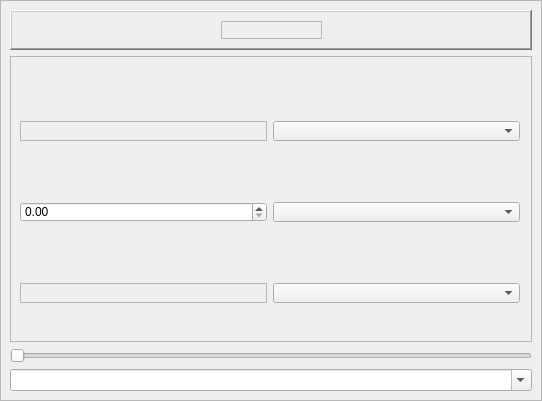
<ui version="4.0" >
 <author>Valeri Fine</author>
 <class>CustomWidgets</class>
 <widget class="QFrame" name="CustomWidgets" >
  <property name="geometry" >
   <rect>
    <x>0</x>
    <y>0</y>
    <width>542</width>
    <height>401</height>
   </rect>
  </property>
  <property name="maximumSize" >
   <size>
    <width>542</width>
    <height>401</height>
   </size>
  </property>
  <property name="windowTitle" >
   <string>Form</string>
  </property>
  <property name="toolTip" >
   <string>Enter any ROOT command or select from the drop down list and hit RETURN</string>
  </property>
  <property name="whatsThis" >
   <string>The combox to enter the ROOT command</string>
  </property>
  <property name="frameShape" >
   <enum>QFrame::StyledPanel</enum>
  </property>
  <property name="frameShadow" >
   <enum>QFrame::Raised</enum>
  </property>
  <layout class="QVBoxLayout" name="verticalLayout_2" >
   <item>
    <layout class="QVBoxLayout" name="verticalLayout" >
     <item>
      <widget class="QFrame" name="frame_5" >
       <property name="sizePolicy" >
        <sizepolicy vsizetype="Fixed" hsizetype="Preferred" >
         <horstretch>0</horstretch>
         <verstretch>0</verstretch>
        </sizepolicy>
       </property>
       <property name="minimumSize" >
        <size>
         <width>0</width>
         <height>31</height>
        </size>
       </property>
       <property name="frameShape" >
        <enum>QFrame::WinPanel</enum>
       </property>
       <property name="frameShadow" >
        <enum>QFrame::Raised</enum>
       </property>
       <layout class="QHBoxLayout" name="horizontalLayout_2" >
        <item>
         <layout class="QHBoxLayout" name="horizontalLayout" >
          <item>
           <spacer name="horizontalSpacer" >
            <property name="orientation" >
             <enum>Qt::Horizontal</enum>
            </property>
            <property name="sizeHint" stdset="0" >
             <size>
              <width>158</width>
              <height>14</height>
             </size>
            </property>
           </spacer>
          </item>
          <item>
           <widget class="TQtMarkerSelectButton" name="frame" >
            <property name="sizePolicy" >
             <sizepolicy vsizetype="Fixed" hsizetype="Preferred" >
              <horstretch>0</horstretch>
              <verstretch>0</verstretch>
             </sizepolicy>
            </property>
            <property name="minimumSize" >
             <size>
              <width>101</width>
              <height>0</height>
             </size>
            </property>
            <property name="maximumSize" >
             <size>
              <width>101</width>
              <height>31</height>
             </size>
            </property>
            <property name="frameShape" >
             <enum>QFrame::StyledPanel</enum>
            </property>
            <property name="frameShadow" >
             <enum>QFrame::Raised</enum>
            </property>
           </widget>
          </item>
          <item>
           <spacer name="horizontalSpacer_2" >
            <property name="orientation" >
             <enum>Qt::Horizontal</enum>
            </property>
            <property name="sizeHint" stdset="0" >
             <size>
              <width>178</width>
              <height>18</height>
             </size>
            </property>
           </spacer>
          </item>
         </layout>
        </item>
       </layout>
      </widget>
     </item>
     <item>
      <widget class="QFrame" name="frame_2" >
       <property name="frameShape" >
        <enum>QFrame::StyledPanel</enum>
       </property>
       <property name="frameShadow" >
        <enum>QFrame::Raised</enum>
       </property>
       <widget class="TQtPatternSelectButton" name="frame_3" >
        <property name="geometry" >
         <rect>
          <x>10</x>
          <y>65</y>
          <width>247</width>
          <height>20</height>
         </rect>
        </property>
        <property name="frameShape" >
         <enum>QFrame::StyledPanel</enum>
        </property>
        <property name="frameShadow" >
         <enum>QFrame::Raised</enum>
        </property>
       </widget>
       <widget class="TQtFloatSpinBox" name="doubleSpinBox" >
        <property name="geometry" >
         <rect>
          <x>10</x>
          <y>146</y>
          <width>247</width>
          <height>20</height>
         </rect>
        </property>
       </widget>
       <widget class="TQtColorSelectButton" name="frame_4" >
        <property name="geometry" >
         <rect>
          <x>10</x>
          <y>227</y>
          <width>247</width>
          <height>20</height>
         </rect>
        </property>
        <property name="frameShape" >
         <enum>QFrame::StyledPanel</enum>
        </property>
        <property name="frameShadow" >
         <enum>QFrame::Raised</enum>
        </property>
       </widget>
       <widget class="TQtFontComboBox" name="comboBox" >
        <property name="geometry" >
         <rect>
          <x>263</x>
          <y>65</y>
          <width>247</width>
          <height>20</height>
         </rect>
        </property>
        <property name="toolTip" >
         <string>Select font  by ROOT font Id</string>
        </property>
       </widget>
       <widget class="TQtLineWidthComboBox" name="comboBox_2" >
        <property name="geometry" >
         <rect>
          <x>263</x>
          <y>146</y>
          <width>247</width>
          <height>20</height>
         </rect>
        </property>
        <property name="toolTip" >
         <string>Select ROOT line style</string>
        </property>
       </widget>
       <widget class="TQtLineStyleComboBox" name="comboBox_3" >
        <property name="geometry" >
         <rect>
          <x>263</x>
          <y>227</y>
          <width>247</width>
          <height>20</height>
         </rect>
        </property>
       </widget>
      </widget>
     </item>
     <item>
      <widget class="TQtFloatSlider" name="horizontalSlider" >
       <property name="orientation" >
        <enum>Qt::Horizontal</enum>
       </property>
      </widget>
     </item>
     <item>
      <widget class="QComboBox" name="comboBox_4" >
       <property name="editable" >
        <bool>true</bool>
       </property>
      </widget>
     </item>
    </layout>
   </item>
  </layout>
 </widget>
 <layoutdefault spacing="6" margin="9" />
 <customwidgets>
  <customwidget>
   <class>TQtMarkerSelectButton</class>
   <extends>QFrame</extends>
   <header>TQtMarkerSelectButton.h</header>
   <container>1</container>
  </customwidget>
  <customwidget>
   <class>TQtPatternSelectButton</class>
   <extends>QFrame</extends>
   <header>TQtPatternSelectButton.h</header>
   <container>1</container>
  </customwidget>
  <customwidget>
   <class>TQtFloatSpinBox</class>
   <extends>QDoubleSpinBox</extends>
   <header>TQtFloatSpinBox.h</header>
  </customwidget>
  <customwidget>
   <class>TQtColorSelectButton</class>
   <extends>QFrame</extends>
   <header>TQtColorSelectButton.h</header>
   <container>1</container>
  </customwidget>
  <customwidget>
   <class>TQtFontComboBox</class>
   <extends>QComboBox</extends>
   <header>TQtStyleComboBox.h</header>
  </customwidget>
  <customwidget>
   <class>TQtFloatSlider</class>
   <extends>QSlider</extends>
   <header>TQtFloatSlider.h</header>
  </customwidget>
  <customwidget>
   <class>TQtLineWidthComboBox</class>
   <extends>QComboBox</extends>
   <header>TQtStyleComboBox.h</header>
  </customwidget>
  <customwidget>
   <class>TQtLineStyleComboBox</class>
   <extends>QComboBox</extends>
   <header>TQtStyleComboBox.h</header>
  </customwidget>
 </customwidgets>
 <resources/>
 <connections/>
 <designerdata>
  <property name="gridDeltaX" >
   <number>10</number>
  </property>
  <property name="gridDeltaY" >
   <number>10</number>
  </property>
  <property name="gridSnapX" >
   <bool>true</bool>
  </property>
  <property name="gridSnapY" >
   <bool>true</bool>
  </property>
  <property name="gridVisible" >
   <bool>true</bool>
  </property>
 </designerdata>
</ui>
